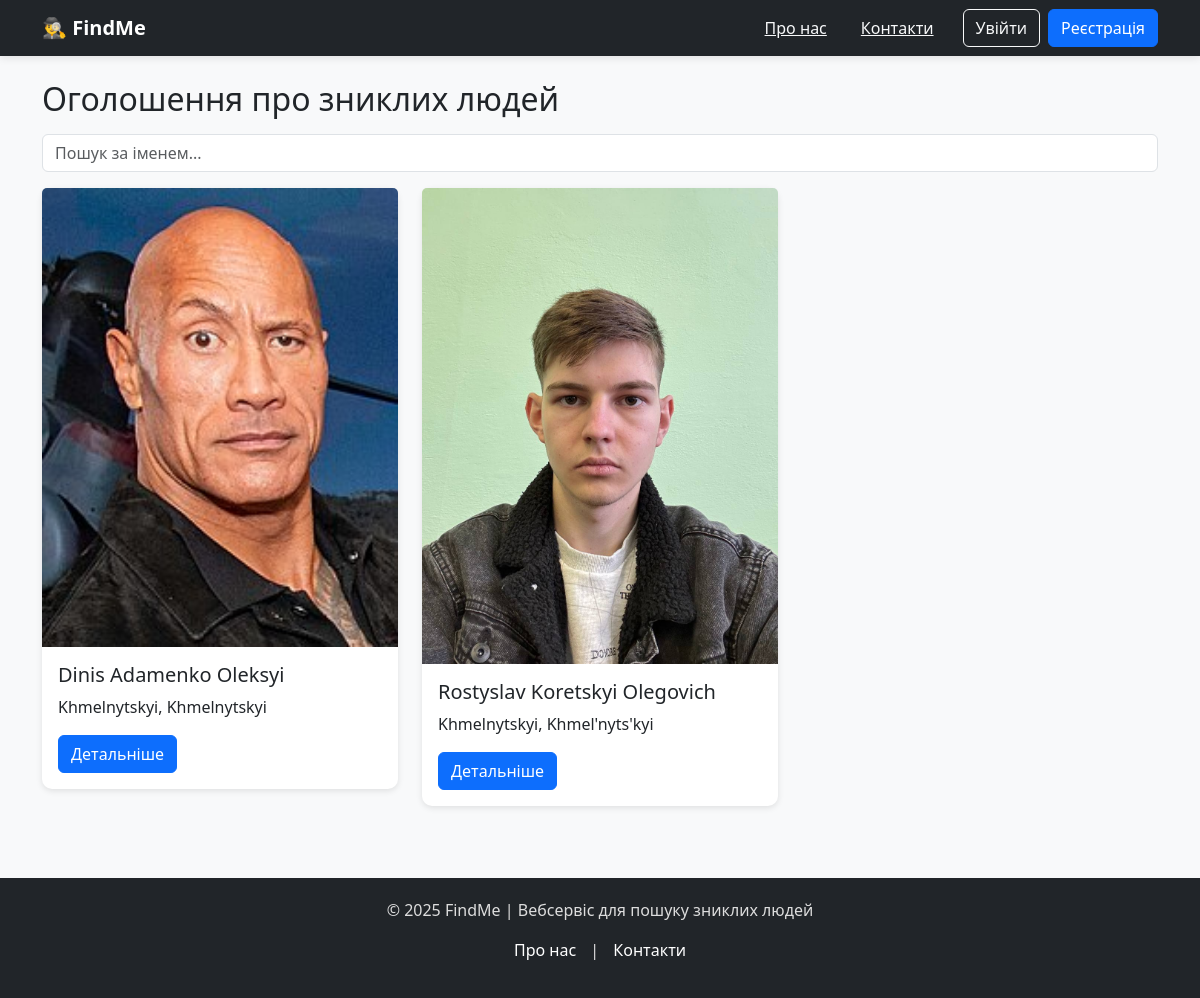
The page / on the database its author committed.
### missing_persons/models.py (models this page shows, shortened)
class MissingPerson(models.Model):
    STATUS_CHOICES = [
        ('active', 'Активне'),
        ('found', 'Знайдено'),
        ('archived', 'Архівовано'),
    ]
    user = models.ForeignKey(User, on_delete=models.CASCADE)
    full_name = models.CharField(max_length=150)
    birth_date = models.DateField(null=True, blank=True)
    missing_date = models.DateField()
    region = models.CharField(max_length=100)
    city = models.CharField(max_length=100)
    description = models.TextField()
    photo = models.ImageField(upload_to='missing_persons/', blank=True, null=True)
    status = models.CharField(max_length=20, choices=STATUS_CHOICES, default='active')
    created_at = models.DateTimeField(auto_now_add=True)

### missing_persons/views.py (the view)
# urls.py: path('', mp_views.home_page, name='home'),
def home_page(request):
    query = request.GET.get('q')
    if query:
        persons = MissingPerson.objects.filter(full_name__icontains=query)
    else:
        persons = MissingPerson.objects.all().order_by('-created_at')
    return render(request, 'home.html', {'persons': persons})

### templates/home.html
{% extends 'base.html' %}
{% block content %}
<h2>Оголошення про зниклих людей</h2>
<form method="get" class="my-3">
  <input type="text" name="q" class="form-control" placeholder="Пошук за іменем..." value="{{ request.GET.q }}">
</form>
<div class="row">
  {% for p in persons %}
  <div class="col-md-4 mb-4">
    <div class="card">
      {% if p.photo %}
      <img src="{{ p.photo.url }}" class="card-img-top" alt="Фото {{ p.full_name }}">
      {% endif %}
      <div class="card-body">
        <h5 class="card-title">{{ p.full_name }}</h5>
        <p class="card-text">{{ p.region }}, {{ p.city }}</p>
        <a href="{% url 'missing_detail' p.pk %}" class="btn btn-primary">Детальніше</a>
      </div>
    </div>
  </div>
  {% empty %}
  <p>Оголошення відсутні.</p>
  {% endfor %}
</div>
{% endblock %}

### templates/base.html (style rules this page uses)
body { background-color: #f8f9fa; }
.card { border: none; border-radius: 10px; box-shadow: 0 2px 6px rgba(0,0,0,0.1); transition: transform 0.2s ease; }

### rows shown on the page
MissingPerson: photo (picture), full_name "Dinis Adamenko Oleksyi", region "Khmelnytskyi", city "Khmelnytskyi"
MissingPerson: photo (picture), full_name "Rostyslav Koretskyi Olegovich", region "Khmelnytskyi", city "Khmel'nyts'kyi"
